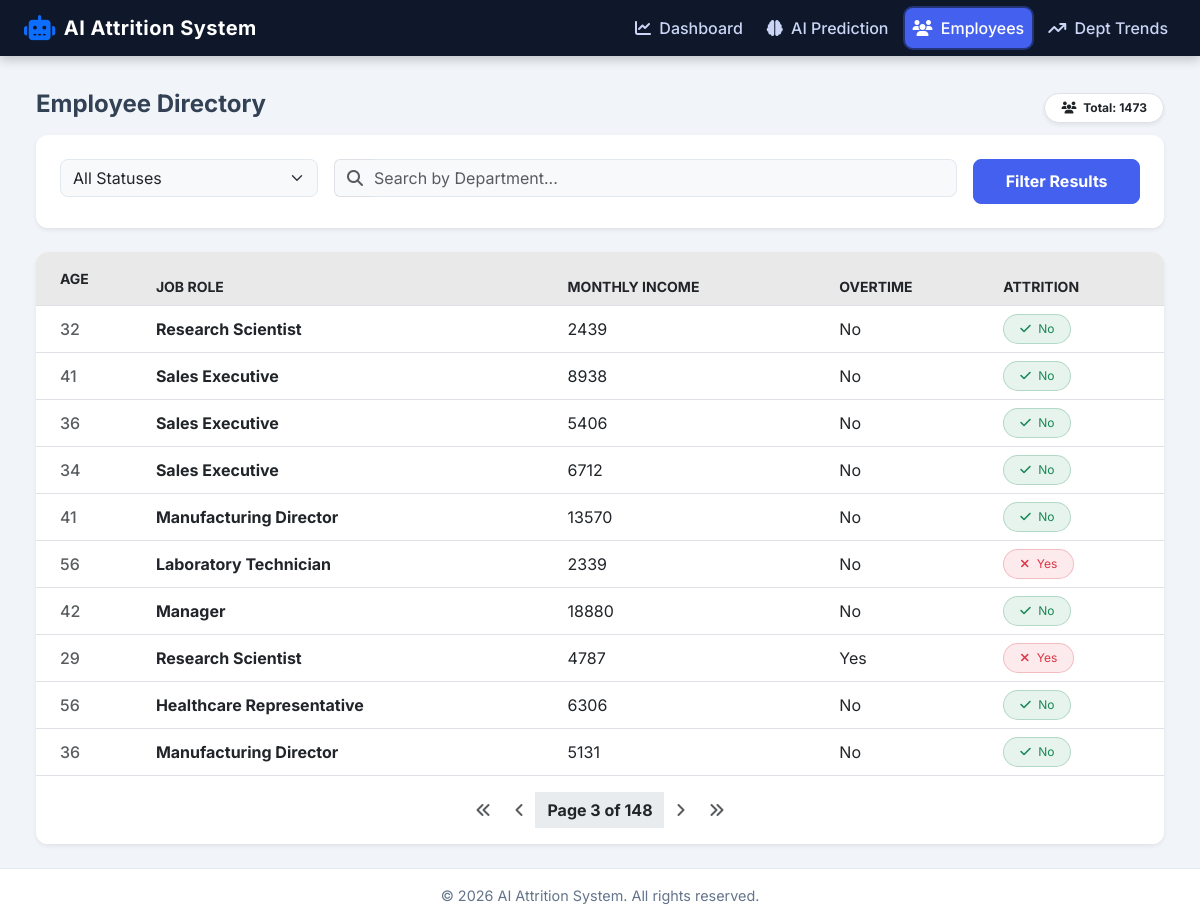
Page /employyes?page=3&status=&search= on the committed database.
### employ_attrition_app/models.py (models this page shows)
class emlploy_data(models.Model):
    Age=models.CharField(max_length=100)
    Attrition=models.CharField(max_length=100)
    DailyRate=models.CharField(max_length=100)
    DistanceFromHome=models.CharField(max_length=100)
    EmployeeNumber=models.CharField(max_length=100)
    EnvironmentSatisfaction=models.CharField(max_length=100)
    JobInvolvement=models.CharField(max_length=100)
    JobLevel=models.CharField(max_length=100)
    JobRole=models.CharField(max_length=100)
    JobSatisfaction=models.CharField(max_length=100)
    MaritalStatus=models.CharField(max_length=100)
    MonthlyIncome=models.CharField(max_length=100)
    Over18=models.CharField(max_length=100)
    OverTime=models.CharField(max_length=100)
    RelationshipSatisfaction=models.CharField(max_length=100)
    StandardHours=models.CharField(max_length=100)
    StockOptionLevel=models.CharField(max_length=100)
    TotalWorkingYears=models.CharField(max_length=100)
    TrainingTimesLastYear=models.CharField(max_length=100)
    WorkLifeBalance=models.CharField(max_length=100)
    YearsAtCompany=models.CharField(max_length=100)
    YearsInCurrentRole=models.CharField(max_length=100)
    YearsWithCurrManager=models.CharField(max_length=100)
    Department=models.CharField(max_length=100)
    EducationField=models.CharField(max_length=100)
    Gender=models.CharField(max_length=100)
    BusinessTravel=models.CharField(max_length=100)
    NumCompaniesWorked=models.CharField(max_length=100)
    YearsSinceLastPromotion=models.CharField(max_length=100)
    Education=models.CharField(max_length=100)
    PercentSalaryHike=models.CharField(max_length=100)
    MonthlyRate=models.CharField(max_length=100)
    HourlyRate=models.CharField(max_length=100)
    PerformanceRating=models.CharField(max_length=100)

### employ_attrition_app/views.py (the view)
def employyes(request):
    employees = emlploy_data.objects.all().order_by('-id')
    status_filter=request.GET.get("status","")
    search_query=request.GET.get("search","")
    if status_filter:
        employees=emlploy_data.objects.all().filter(Attrition=status_filter)
    if search_query:
        employees=emlploy_data.objects.all().filter(JobRole=search_query)
    paginator = Paginator(employees, 10)
    page_number = request.GET.get('page')
    page_obj = paginator.get_page(page_number)
    return render(request, 'employyes.html', {'page_obj': page_obj,
                                              'employees':employees,
                                              'status_filter':status_filter,
                                              'search_query':search_query})

### template/employyes.html (shortened to what this page needs)
{% extends 'base.html' %}
{% block content %}
<div class="d-flex justify-content-between align-items-center mb-2">
    <h4 class="fw-bold">Employee Directory</h4>
    <span class="badge bg-white text-dark shadow-sm py-2 px-3 border rounded-pill">
        <i class="fa-solid fa-users me-1"></i> Total: {{ page_obj.paginator.count }}
    </span>
</div>
<div class="card p-4 mb-4 border-0 shadow-sm">
    <form method="GET" class="row g-3">
        <div class="col-md-3">
            <select name="status" class="form-select bg-light" onchange="this.form.submit()">
                <option value="" {% if not status_filter %}selected{% endif %}>All Statuses</option>
            </select>
        </div>
        <div class="col-md-7">
            <div class="input-group">
                <span class="input-group-text bg-light border-end-0"><i class="fa-solid fa-magnifying-glass text-muted"></i></span>
                <input type="text" name="search" class="form-control bg-light border-start-0 ps-0"
                       placeholder="Search by Department..." value="{{ search_query }}">
            </div>
        </div>
        <div class="col-md-2">
            <button type="submit" class="btn btn-primary w-100 fw-bold">Filter Results</button>
        </div>
    </form>
</div>
<div class="card shadow-sm border-0 overflow-hidden">
    <div class="table-responsive">
        <table class="table table-hover align-middle mb-0">
            <thead class="bg-light text-uppercase small text-muted">
                <tr>
                    <th class="ps-4 py-3">Age</th>
                    <th>Job Role</th>
                    <th>Monthly Income</th>
                    <th>Overtime</th>
                    <th>Attrition</th>
                </tr>
            </thead>
            <tbody class="border-top-0">
                {% for emp in page_obj %}
                <tr>
                    <td class="ps-4 fw-medium text-muted">
                        {{ emp.Age }}
                    </td>
                    <td class="fw-bold text-dark">
                        {{ emp.JobRole }}
                    </td>
                    <td>
                        {{ emp.MonthlyIncome }}
                    </td>
                    <td>
                        {{ emp.OverTime }}
                    </td>
                   <td>
    <span class="badge rounded-pill px-3 py-2 fw-normal
        {% if emp.Attrition == 'Yes' or emp.Attrition == 'YES' %}
            bg-danger bg-opacity-10 text-danger border border-danger border-opacity-25
        {% else %}
            bg-success bg-opacity-10 text-success border border-success border-opacity-25
        {% endif %}">
        <i class="fa-solid
            {% if emp.Attrition == 'Yes' or emp.Attrition == 'YES' %}
                fa-xmark
            {% else %}
                fa-check
            {% endif %}
            me-1">
        </i>
        {{ emp.Attrition }}
    </span>
</td>
                </tr>
                {% endfor %}
            </tbody>
        </table>
    </div>
    <div class="card-footer bg-white py-3 border-top-0">
        <nav>
            <ul class="pagination justify-content-center mb-0">
                {% if page_obj.has_previous %}
                <li class="page-item">
                    <a
                        class="page-link border-0 text-muted"
                        href="?page=1&status={{ status_filter }}&search={{ search_query }}"
                    >
                        <i class="fa-solid fa-angles-left"></i>
                    </a>
                </li>
                <li class="page-item">
                    <a
                        class="page-link border-0 text-muted"
                        href="?page={{ page_obj.previous_page_number }}&status={{ status_filter }}&search={{ search_query }}"
                    >
                        <i class="fa-solid fa-angle-left"></i>
                    </a>
                </li>
                {% endif %}
                <li class="page-item disabled">
                    <span class="page-link border-0 text-dark fw-bold">
                        Page {{ page_obj.number }} of {{ page_obj.paginator.num_pages }}
                    </span>
                </li>
                {% if page_obj.has_next %}
                <li class="page-item">
                    <a
                        class="page-link border-0 text-muted"
                        href="?page={{ page_obj.next_page_number }}&status={{ status_filter }}&search={{ search_query }}"
                    >
                        <i class="fa-solid fa-angle-right"></i>
                    </a>
                </li>
                <li class="page-item">
                    <a
                        class="page-link border-0 text-muted"
                        href="?page={{ page_obj.paginator.num_pages }}&status={{ status_filter }}&search={{ search_query }}"
                    >
                        <i class="fa-solid fa-angles-right"></i>
                    </a>
                </li>
                {% endif %}
            </ul>
        </nav>
    </div>
</div>
{% endblock %}

### template/base.html (style rules this page uses)
.table>thead tr th { background: #b1afaf36; }
:root { --primary-color: #4361ee; --secondary-color: #3f37c9; --header-bg: #0f172a; --body-bg: #f1f5f9; }
body { font-family: 'Inter', sans-serif; background-color: var(--body-bg); color: #334155; min-height: 100vh; display: flex; flex-direction: column; }
.card { border: none; border-radius: 12px; background: white; box-shadow: 0 4px 6px -1px rgba(0, 0, 0, 0.1); }
.btn-primary { background-color: var(--primary-color); border-color: var(--primary-color); border-radius: 8px; padding: 0.6rem 1.5rem; font-weight: 500; }
.form-control, .form-select { border-radius: 8px; border: 1px solid #e2e8f0; }

### rows in the picture
emlploy_data: Age "32", JobRole "Research Scientist", MonthlyIncome "2439", OverTime "No", Attrition "No"
emlploy_data: Age "41", JobRole "Sales Executive", MonthlyIncome "8938", OverTime "No", Attrition "No"
emlploy_data: Age "36", JobRole "Sales Executive", MonthlyIncome "5406", OverTime "No", Attrition "No"
emlploy_data: Age "34", JobRole "Sales Executive", MonthlyIncome "6712", OverTime "No", Attrition "No"
emlploy_data: Age "41", JobRole "Manufacturing Director", MonthlyIncome "13570", OverTime "No", Attrition "No"
emlploy_data: Age "56", JobRole "Laboratory Technician", MonthlyIncome "2339", OverTime "No", Attrition "Yes"
emlploy_data: Age "42", JobRole "Manager", MonthlyIncome "18880", OverTime "No", Attrition "No"
emlploy_data: Age "29", JobRole "Research Scientist", MonthlyIncome "4787", OverTime "Yes", Attrition "Yes"
emlploy_data: Age "56", JobRole "Healthcare Representative", MonthlyIncome "6306", OverTime "No", Attrition "No"
emlploy_data: Age "36", JobRole "Manufacturing Director", MonthlyIncome "5131", OverTime "No", Attrition "No"

### other values in the picture
{{ page_obj.paginator.count }} "1473"
{{ page_obj.number }} "3"
{{ page_obj.paginator.num_pages }} "148"
